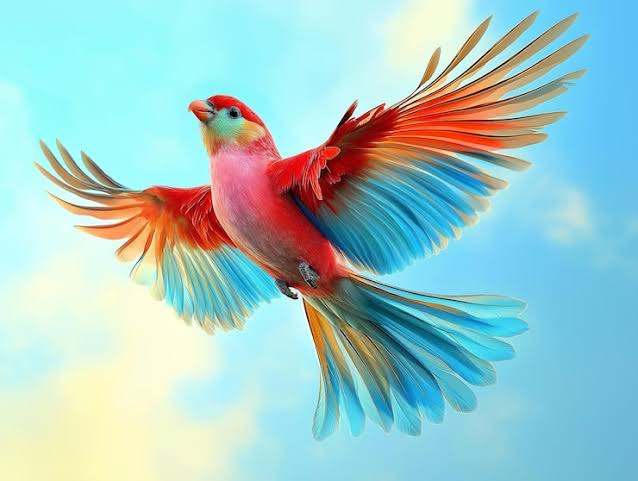
#> input picture data/images.jpeg, 638 x 481 px, found by its file name
$ jupyter execute --allow-errors images.ipynb
#> lines starting #> are read from the running program, lines starting #| are printed output that depends on the picture
[cell 1]
import numpy as np
import matplotlib.pyplot as plt

# Create a 3x3 grayscale image
image = np.array([
    [0,   80,  255],
    [120, 180, 30],
    [255, 50,  150]
], dtype=np.uint8)

# Display the image
plt.imshow(image, cmap="gray", vmin=0, vmax=255)
plt.show()
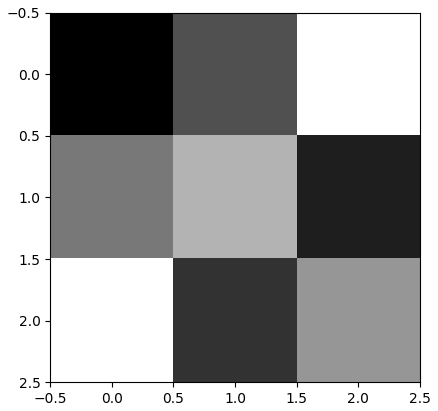
#> figure drawn by matplotlib, 1 panel

[cell 2]
import numpy as np
import matplotlib.pyplot as plt

image = np.zeros((10, 10), dtype=np.uint8)

# Eyes
image[2, 2] = 255
image[2, 7] = 255

# Nose
image[4, 4:6] = 255

# Smile
image[6, 2:8] = 255
image[5, 2] = 255
image[5, 7] = 255

plt.imshow(image, cmap="gray", vmin=0, vmax=255)
plt.show()
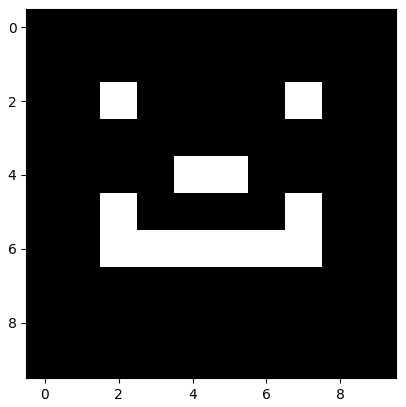
#> figure drawn by matplotlib, 1 panel

#> (a cell that did not finish here is left out)

[cell 4]
import cv2
# Read an image
image = cv2.imread('/home/mahad/projects/computer_vision_learning/data/images.jpeg')
#> image is the input picture: shape (481, 638, 3); mean B, G, R 201, 201.1, 160.2

# 4. Show the image
plt.imshow(image)
plt.title("My Bird Image")
plt.axis("off")
plt.show()

# here the image is read in BGR format, we need to convert it to RGB format for displaying using matplotlib

[cell 5]
# Read the image
image = cv2.imread('/home/mahad/projects/computer_vision_learning/data/images.jpeg')

# Convert BGR to RGB
image_rgb = cv2.cvtColor(image, cv2.COLOR_BGR2RGB)

# Show the image
plt.imshow(image_rgb)
plt.title("My Bird Image")
plt.axis("off")
plt.show()

[cell 6]
# Read the image
image = cv2.imread('/home/mahad/projects/computer_vision_learning/data/images.jpeg')

# Show the image
cv2.imshow("My Bird Image", image)

# Wait for a key press
cv2.waitKey(0)

# Close the window
cv2.destroyAllWindows()

[cell 7]
# Read the image
image = cv2.imread('/home/mahad/projects/computer_vision_learning/data/images.jpeg')

# Save the image
cv2.imwrite('/home/mahad/projects/computer_vision_learning/data/bird_copy.jpg', image)
#> Out = True
